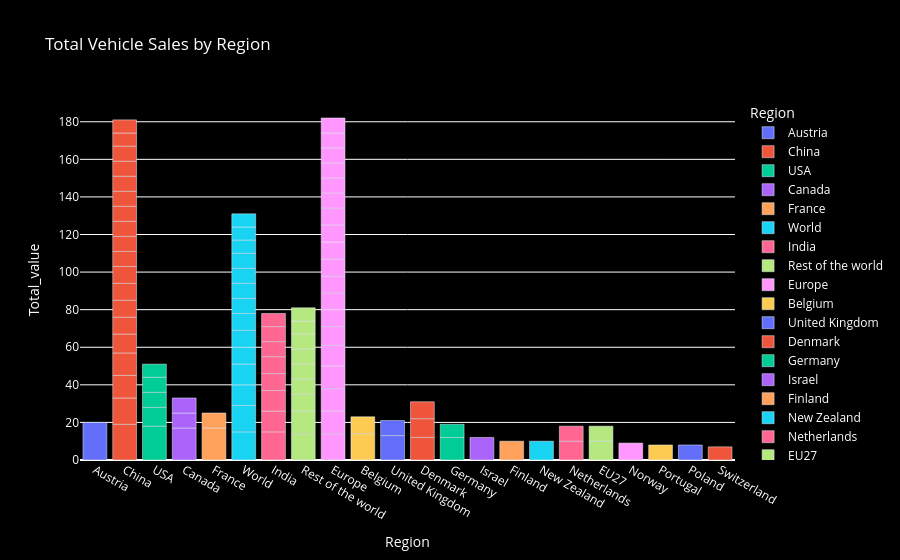

The notebook cell this image was saved under:
### Code cell
grouped_data = df.groupby(['region', 'value']).size().reset_index(name='total_value')
grouped_data = grouped_data.sort_values(by='total_value', ascending=False)
grouped_data = grouped_data.head(100)

fig = px.bar(grouped_data, x='region', y='total_value', color='region',
            title="Total Vehicle Sales by Region",
            labels={'region': "Region", 'total_value': 'Total_value'})


fig.update_layout(
    plot_bgcolor = 'rgba(0,0,0,0)',
    paper_bgcolor = 'black',
    font=dict(color='white')
)

fig.show()

### Figure 1 — Plotly figure (JSON) as saved in the notebook; plotly's stock layout.template omitted (floating-point values rounded to 4 significant figures)
{"data": [{"hovertemplate": "Region=%{x}<br>Total_value=%{y}<extra></extra>", "legendgroup": "Austria", "marker": {"color": "#636efa", "pattern": {"shape": ""}}, "name": "Austria", "orientation": "v", "showlegend": true, "textposition": "auto", "type": "bar", "x": ["Austria"], "xaxis": "x", "y": [20], "yaxis": "y"}, {"hovertemplate": "Region=%{x}<br>Total_value=%{y}<extra></extra>", "legendgroup": "China", "marker": {"color": "#EF553B", "pattern": {"shape": ""}}, "name": "China", "orientation": "v", "showlegend": true, "textposition": "auto", "type": "bar", "x": ["China", "China", "China", "China", "China", "China", "China", "China", "China", "China", "China", "China", "China", "China", "China", "China", "China", "China", "China"], "xaxis": "x", "y": [19, 14, 12, 12, 10, 9, 9, 9, 9, 8, 8, 8, 8, 8, 8, 8, 8, 7, 7], "yaxis": "y"}, {"hovertemplate": "Region=%{x}<br>Total_value=%{y}<extra></extra>", "legendgroup": "USA", "marker": {"color": "#00cc96", "pattern": {"shape": ""}}, "name": "USA", "orientation": "v", "showlegend": true, "textposition": "auto", "type": "bar", "x": ["USA", "USA", "USA", "USA", "USA"], "xaxis": "x", "y": [18, 10, 8, 8, 7], "yaxis": "y"}, {"hovertemplate": "Region=%{x}<br>Total_value=%{y}<extra></extra>", "legendgroup": "Canada", "marker": {"color": "#ab63fa", "pattern": {"shape": ""}}, "name": "Canada", "orientation": "v", "showlegend": true, "textposition": "auto", "type": "bar", "x": ["Canada", "Canada", "Canada"], "xaxis": "x", "y": [17, 8, 8], "yaxis": "y"}, {"hovertemplate": "Region=%{x}<br>Total_value=%{y}<extra></extra>", "legendgroup": "France", "marker": {"color": "#FFA15A", "pattern": {"shape": ""}}, "name": "France", "orientation": "v", "showlegend": true, "textposition": "auto", "type": "bar", "x": ["France", "France"], "xaxis": "x", "y": [17, 8], "yaxis": "y"}, {"hovertemplate": "Region=%{x}<br>Total_value=%{y}<extra></extra>", "legendgroup": "World", "marker": {"color": "#19d3f3", "pattern": {"shape": ""}}, "name": "World", "orientation": "v", "showlegend": true, "textposition": "auto", "type": "bar", "x": ["World", "World", "World", "World", "World", "World", "World", "World", "World", "World", "World", "World", "World", "World"], "xaxis": "x", "y": [15, 14, 11, 11, 9, 9, 9, 8, 8, 8, 8, 7, 7, 7], "yaxis": "y"}, {"hovertemplate": "Region=%{x}<br>Total_value=%{y}<extra></extra>", "legendgroup": "India", "marker": {"color": "#FF6692", "pattern": {"shape": ""}}, "name": "India", "orientation": "v", "showlegend": true, "textposition": "auto", "type": "bar", "x": ["India", "India", "India", "India", "India", "India", "India", "India"], "xaxis": "x", "y": [15, 11, 11, 9, 9, 8, 8, 7], "yaxis": "y"}, {"hovertemplate": "Region=%{x}<br>Total_value=%{y}<extra></extra>", "legendgroup": "Rest of the world", "marker": {"color": "#B6E880", "pattern": {"shape": ""}}, "name": "Rest of the world", "orientation": "v", "showlegend": true, "textposition": "auto", "type": "bar", "x": ["Rest of the world", "Rest of the world", "Rest of the world", "Rest of the world", "Rest of the world", "Rest of the world", "Rest of the world", "Rest of the world", "Rest of the world"], "xaxis": "x", "y": [14, 12, 9, 8, 8, 8, 8, 7, 7], "yaxis": "y"}, {"hovertemplate": "Region=%{x}<br>Total_value=%{y}<extra></extra>", "legendgroup": "Europe", "marker": {"color": "#FF97FF", "pattern": {"shape": ""}}, "name": "Europe", "orientation": "v", "showlegend": true, "textposition": "auto", "type": "bar", "x": ["Europe", "Europe", "Europe", "Europe", "Europe", "Europe", "Europe", "Europe", "Europe", "Europe", "Europe", "Europe", "Europe", "Europe", "Europe", "Europe", "Europe", "Europe", "Europe"], "xaxis": "x", "y": [14, 12, 12, 12, 11, 10, 9, 9, 9, 9, 9, 9, 9, 8, 8, 8, 8, 8, 8], "yaxis": "y"}, {"hovertemplate": "Region=%{x}<br>Total_value=%{y}<extra></extra>", "legendgroup": "Belgium", "marker": {"color": "#FECB52", "pattern": {"shape": ""}}, "name": "Belgium", "orientation": "v", "showlegend": true, "textposition": "auto", "type": "bar", "x": ["Belgium", "Belgium"], "xaxis": "x", "y": [14, 9], "yaxis": "y"}, {"hovertemplate": "Region=%{x}<br>Total_value=%{y}<extra></extra>", "legendgroup": "United Kingdom", "marker": {"color": "#636efa", "pattern": {"shape": ""}}, "name": "United Kingdom", "orientation": "v", "showlegend": true, "textposition": "auto", "type": "bar", "x": ["United Kingdom", "United Kingdom"], "xaxis": "x", "y": [13, 8], "yaxis": "y"}, {"hovertemplate": "Region=%{x}<br>Total_value=%{y}<extra></extra>", "legendgroup": "Denmark", "marker": {"color": "#EF553B", "pattern": {"shape": ""}}, "name": "Denmark", "orientation": "v", "showlegend": true, "textposition": "auto", "type": "bar", "x": ["Denmark", "Denmark", "Denmark"], "xaxis": "x", "y": [12, 10, 9], "yaxis": "y"}, {"hovertemplate": "Region=%{x}<br>Total_value=%{y}<extra></extra>", "legendgroup": "Germany", "marker": {"color": "#00cc96", "pattern": {"shape": ""}}, "name": "Germany", "orientation": "v", "showlegend": true, "textposition": "auto", "type": "bar", "x": ["Germany", "Germany"], "xaxis": "x", "y": [12, 7], "yaxis": "y"}, {"hovertemplate": "Region=%{x}<br>Total_value=%{y}<extra></extra>", "legendgroup": "Israel", "marker": {"color": "#ab63fa", "pattern": {"shape": ""}}, "name": "Israel", "orientation": "v", "showlegend": true, "textposition": "auto", "type": "bar", "x": ["Israel"], "xaxis": "x", "y": [12], "yaxis": "y"}, {"hovertemplate": "Region=%{x}<br>Total_value=%{y}<extra></extra>", "legendgroup": "Finland", "marker": {"color": "#FFA15A", "pattern": {"shape": ""}}, "name": "Finland", "orientation": "v", "showlegend": true, "textposition": "auto", "type": "bar", "x": ["Finland"], "xaxis": "x", "y": [10], "yaxis": "y"}, {"hovertemplate": "Region=%{x}<br>Total_value=%{y}<extra></extra>", "legendgroup": "New Zealand", "marker": {"color": "#19d3f3", "pattern": {"shape": ""}}, "name": "New Zealand", "orientation": "v", "showlegend": true, "textposition": "auto", "type": "bar", "x": ["New Zealand"], "xaxis": "x", "y": [10], "yaxis": "y"}, {"hovertemplate": "Region=%{x}<br>Total_value=%{y}<extra></extra>", "legendgroup": "Netherlands", "marker": {"color": "#FF6692", "pattern": {"shape": ""}}, "name": "Netherlands", "orientation": "v", "showlegend": true, "textposition": "auto", "type": "bar", "x": ["Netherlands", "Netherlands"], "xaxis": "x", "y": [10, 8], "yaxis": "y"}, {"hovertemplate": "Region=%{x}<br>Total_value=%{y}<extra></extra>", "legendgroup": "EU27", "marker": {"color": "#B6E880", "pattern": {"shape": ""}}, "name": "EU27", "orientation": "v", "showlegend": true, "textposition": "auto", "type": "bar", "x": ["EU27", "EU27"], "xaxis": "x", "y": [10, 8], "yaxis": "y"}, {"hovertemplate": "Region=%{x}<br>Total_value=%{y}<extra></extra>", "legendgroup": "Norway", "marker": {"color": "#FF97FF", "pattern": {"shape": ""}}, "name": "Norway", "orientation": "v", "showlegend": true, "textposition": "auto", "type": "bar", "x": ["Norway"], "xaxis": "x", "y": [9], "yaxis": "y"}, {"hovertemplate": "Region=%{x}<br>Total_value=%{y}<extra></extra>", "legendgroup": "Portugal", "marker": {"color": "#FECB52", "pattern": {"shape": ""}}, "name": "Portugal", "orientation": "v", "showlegend": true, "textposition": "auto", "type": "bar", "x": ["Portugal"], "xaxis": "x", "y": [8], "yaxis": "y"}, {"hovertemplate": "Region=%{x}<br>Total_value=%{y}<extra></extra>", "legendgroup": "Poland", "marker": {"color": "#636efa", "pattern": {"shape": ""}}, "name": "Poland", "orientation": "v", "showlegend": true, "textposition": "auto", "type": "bar", "x": ["Poland"], "xaxis": "x", "y": [8], "yaxis": "y"}, {"hovertemplate": "Region=%{x}<br>Total_value=%{y}<extra></extra>", "legendgroup": "Switzerland", "marker": {"color": "#EF553B", "pattern": {"shape": ""}}, "name": "Switzerland", "orientation": "v", "showlegend": true, "textposition": "auto", "type": "bar", "x": ["Switzerland"], "xaxis": "x", "y": [7], "yaxis": "y"}], "layout": {"barmode": "relative", "font": {"color": "white"}, "legend": {"title": {"text": "Region"}, "tracegroupgap": 0}, "paper_bgcolor": "black", "plot_bgcolor": "rgba(0,0,0,0)", "title": {"text": "Total Vehicle Sales by Region"}, "xaxis": {"anchor": "y", "categoryarray": ["Austria", "China", "USA", "Canada", "France", "World", "India", "Rest of the world", "Europe", "Belgium", "United Kingdom", "Denmark", "Germany", "Israel", "Finland", "New Zealand", "Netherlands", "EU27", "Norway", "Portugal", "Poland", "Switzerland"], "categoryorder": "array", "domain": [0, 1], "title": {"text": "Region"}}, "yaxis": {"anchor": "x", "domain": [0, 1], "title": {"text": "Total_value"}}}}
